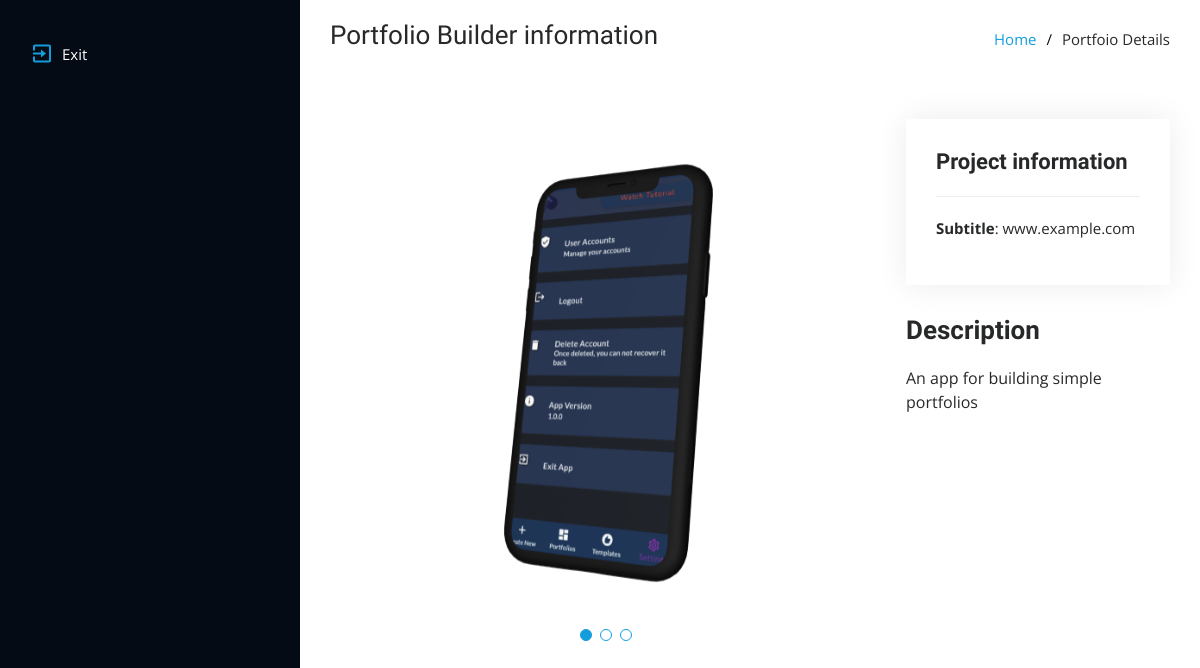
Page /portfolio/detail/1 on the earlier database version.
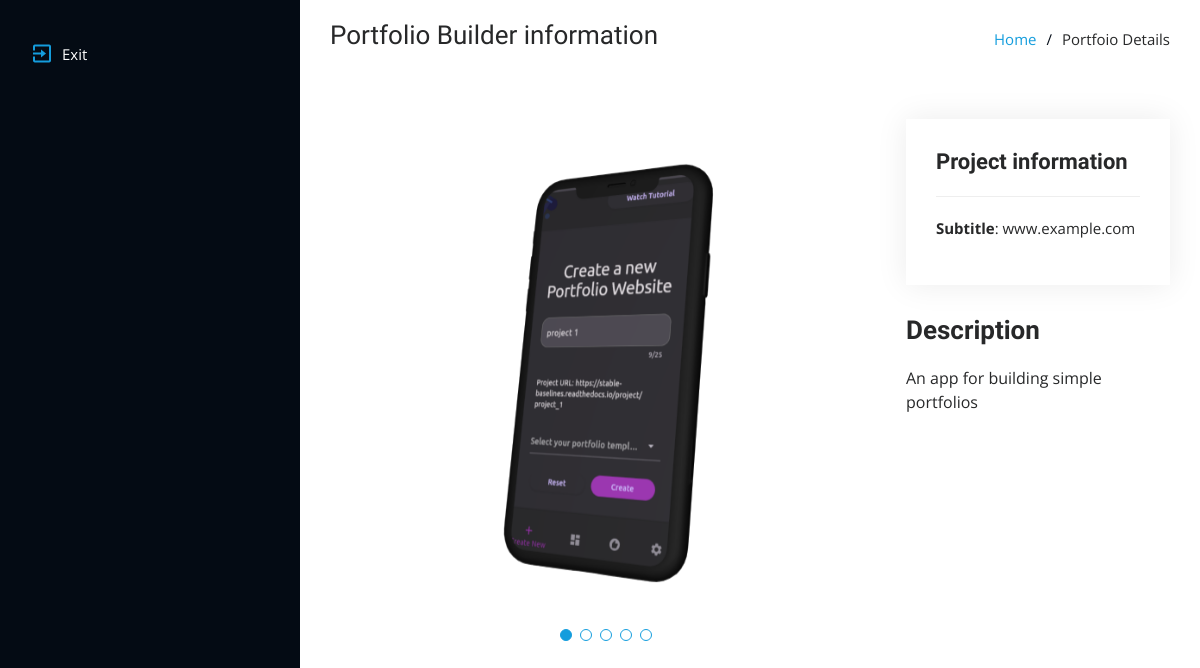
Same page on the later database version.
### MainApp/models.py (models this page shows, shortened)
class PortfolioDetail(models.Model):
    category = models.ForeignKey("PortfolioCategory", on_delete = models.CASCADE)
    title = models.CharField(max_length=255)
    fields = models.ManyToManyField("PortfolioDetailList")
    images = models.ManyToManyField("PortfolioGallery")
    description = models.TextField()
    created_at = models.DateTimeField(default=timezone.now, editable=False)
    updated_at = models.DateTimeField(default=timezone.now)
    class Meta:
        ordering = ["-updated_at", "-created_at"]

class PortfolioGallery(models.Model):
    image = models.ImageField(upload_to="thumbnail/img/portfolios/portfolio/")
    created_at = models.DateTimeField(default=timezone.now, editable=False)
    updated_at = models.DateTimeField(default=timezone.now)
    class Meta:
        ordering = ["-updated_at", "-created_at"]

class PortfolioDetailList(models.Model):
    title = models.CharField(max_length=255)
    subtitle = models.CharField(max_length=255)
    created_at = models.DateTimeField(default=timezone.now, editable=False)
    updated_at = models.DateTimeField(default=timezone.now)
    class Meta:
        ordering = ["-updated_at", "-created_at"]

### MainApp/views.py (the view)
# urls.py: path('detail/<int:pk>', detail, name="detail"),
def detail(request, pk):
    my_portfolio_detail = PortfolioDetail.objects.get(id=pk)
    context = {'detail': my_portfolio_detail}
    return render(request, "ProjectsApi/portfolio-details.html", context)

### MainApp/templates/ProjectsApi/portfolio-details.html (shortened to what this page needs)
{% extends "ProjectsApi/base.html" %}
{% block body %}
{% load static %}
  <header id="header">
    <div class="d-flex flex-column">
      <nav id="navbar" class="nav-menu navbar">
        <ul>
          <li><a href="javascript:history.back()" class="nav-link scrollto active"><i class="bx bx-exit"></i> <span>Exit</span></a></li>
        </ul>
      </nav>
    </div>
  </header>
  <main id="main">
    <section id="breadcrumbs" class="breadcrumbs">
      <div class="container">
        <div class="d-flex justify-content-between align-items-center">
          <h2>{{ detail.title }}</h2>
          <ol>
            <li><a href="javascript:history.back()">Home</a></li>
            <li>Portfoio Details</li>
          </ol>
        </div>
      </div>
    </section>
    <section id="portfolio-details" class="portfolio-details">
      <div class="container">
        <div class="row gy-4">
          <div class="col-lg-8">
            <div class="portfolio-details-slider swiper">
              <div class="swiper-wrapper align-items-center">
                {% for image in detail.images.all %}
                <div class="swiper-slide">
                  <img src="{{ image.image.url }}" alt="">
                </div>
                {% endfor %}
              </div>
              <div class="swiper-pagination"></div>
            </div>
          </div>
          <div class="col-lg-4">
            <div class="portfolio-info">
              <h3>Project information</h3>
              <ul>
                {% for field in detail.fields.all %}
                  {% if field.subtitle %}
                    {% if field.subtitle|urlize == field.subtitle %}
                      <li><strong>Project URL</strong>: <a href="{{ field.subtitle }}" target="_blank">{{ field.subtitle }}</a></li>
                    {% else %}
                      <li><strong>Subtitle</strong>: {{ field.subtitle }}</li>
                    {% endif %}
                  {% endif %}
                {% endfor %}
              </ul>
            </div>
            <div class="portfolio-description">
              <h2>Description</h2>
              <p>
                {{ detail.description }}
              </p>
            </div>
          </div>
        </div>
      </div>
    </section>
  </main>
  {% endblock body %}

### MainApp/templates/ProjectsApi/base.html (shortened to what this page needs)
<!DOCTYPE html>
<html lang="en">
<head>
    {% load static %}
  <link href="{% static 'ProjectsApi/assets/vendor/aos/aos.css' %}" rel="stylesheet">
  <link href="{% static 'ProjectsApi/assets/vendor/bootstrap/css/bootstrap.min.css' %}" rel="stylesheet">
  <link href="{% static 'ProjectsApi/assets/vendor/bootstrap-icons/bootstrap-icons.css' %}" rel="stylesheet">
  <link href="{% static 'ProjectsApi/assets/vendor/boxicons/css/boxicons.min.css' %}" rel="stylesheet">
  <link href="{% static 'ProjectsApi/assets/vendor/glightbox/css/glightbox.min.css' %}" rel="stylesheet">
  <link href="{% static 'ProjectsApi/assets/vendor/swiper/swiper-bundle.min.css' %}" rel="stylesheet">
  <link href="{% static 'ProjectsApi/assets/css/style.css' %}" rel="stylesheet">
</head>
<body>
    {% block body %}
    {% endblock body %}
</body>
</html>

### MainApp/static/ProjectsApi/assets/css/style.css (style rules this page uses)
:root { --color: #272829; --secondary-color: #926161; --font-family: "Open Sans", sans-serif; --headings-font-family: "Raleway", sans-serif; --headings2-font-family: "Poppins", sans-serif; --link-color: #149ddd; --link-hover-color: #37b3ed; --link-active-color: #2eafec; --link-focus-color: #a8a9b4; --link-focus2-color: #6f7180; --link-focus3-color: #343a40; --background: #fff; --header-background: #040b14; --border-color: #2c2f3f; --link-background: #212431; --hero-background: rgba(5, 13, 24, 0.3); --section-background: #f5f8fd; --section-title-color: #173b6c; --section-title-after-color: #149ddd; --section-title-before-color: #122f57; --title-color: #050d18; --title-hover-color: #1f5297; --background2-color: #dce8f8; --h5-color: #e4edf9; --wrap-color-before: rgba(255, 255, 255, 0.5); --shadow-color: rgba(0, 0, 0, 0.1); --scrim-color: #111; --h4-color: #999; --background3-color: #c3e8fa; --error-color: red; --error-background-color: #ed3c0d; --success-color: #18d26e; }
body { font-family: var(--font-family); color: var(--color); }
a { color: var(--link-color); text-decoration: none; }
h1, h2, h3, h4, h5, h6 { font-family: var(--headings-font-family); }
#header { position: fixed; top: 0; left: 0; bottom: 0; width: 300px; transition: all ease-in-out 0.5s; z-index: 9997; transition: all 0.5s; padding: 0 15px; background: var(--header-background); overflow-y: auto; }
#main { margin-left: 300px; }
.container, .container-fluid { padding-left: 30px; padding-right: 30px; }
.nav-menu { padding: 30px 0 0 0; }
.nav-menu * { margin: 0; padding: 0; list-style: none; }
.nav-menu>ul>li { position: relative; white-space: nowrap; }
.nav-menu a, .nav-menu a:focus { display: flex; align-items: center; color: var(--link-focus-color); padding: 12px 15px; margin-bottom: 8px; transition: 0.3s; font-size: 15px; }
.nav-menu a i, .nav-menu a:focus i { font-size: 24px; padding-right: 8px; color: var(--link-focus2-color); }
.nav-menu a:hover, .nav-menu .active, .nav-menu .active:focus, .nav-menu li:hover>a { text-decoration: none; color: var(--background); }
.nav-menu a:hover i, .nav-menu .active i, .nav-menu .active:focus i, .nav-menu li:hover>a i { color: var(--section-title-after-color); }
section { padding: 60px 0; overflow: hidden; }
.portfolio-details { padding-top: 40px; }
.portfolio-details .portfolio-details-slider img { width: 100%; }
.portfolio-details .portfolio-details-slider .swiper-pagination { margin-top: 20px; position: relative; }
.portfolio-details .portfolio-info { padding: 30px; box-shadow: 0px 0 30px rgba(5, 13, 24, 0.08); }
.portfolio-details .portfolio-info h3 { font-size: 22px; font-weight: 700; margin-bottom: 20px; padding-bottom: 20px; border-bottom: 1px solid #eee; }
.portfolio-details .portfolio-info ul { list-style: none; padding: 0; font-size: 15px; }
.portfolio-details .portfolio-description { padding-top: 30px; }
.portfolio-details .portfolio-description h2 { font-size: 26px; font-weight: 700; margin-bottom: 20px; }
.portfolio-details .portfolio-description p { padding: 0; }
.breadcrumbs { padding: 20px 0; background: var(--background); }
.breadcrumbs h2 { font-size: 26px; font-weight: 300; }
.breadcrumbs ol { display: flex; flex-wrap: wrap; list-style: none; padding: 0; margin: 0; font-size: 15px; }
.breadcrumbs ol li+li { padding-left: 10px; }
.breadcrumbs ol li+li::before { display: inline-block; padding-right: 10px; color: var(--title-color); content: "/"; }

Differences in the rows shown:
no longer on this page (row unchanged): PortfolioGallery: image (picture)
added PortfolioGallery: image (picture)
